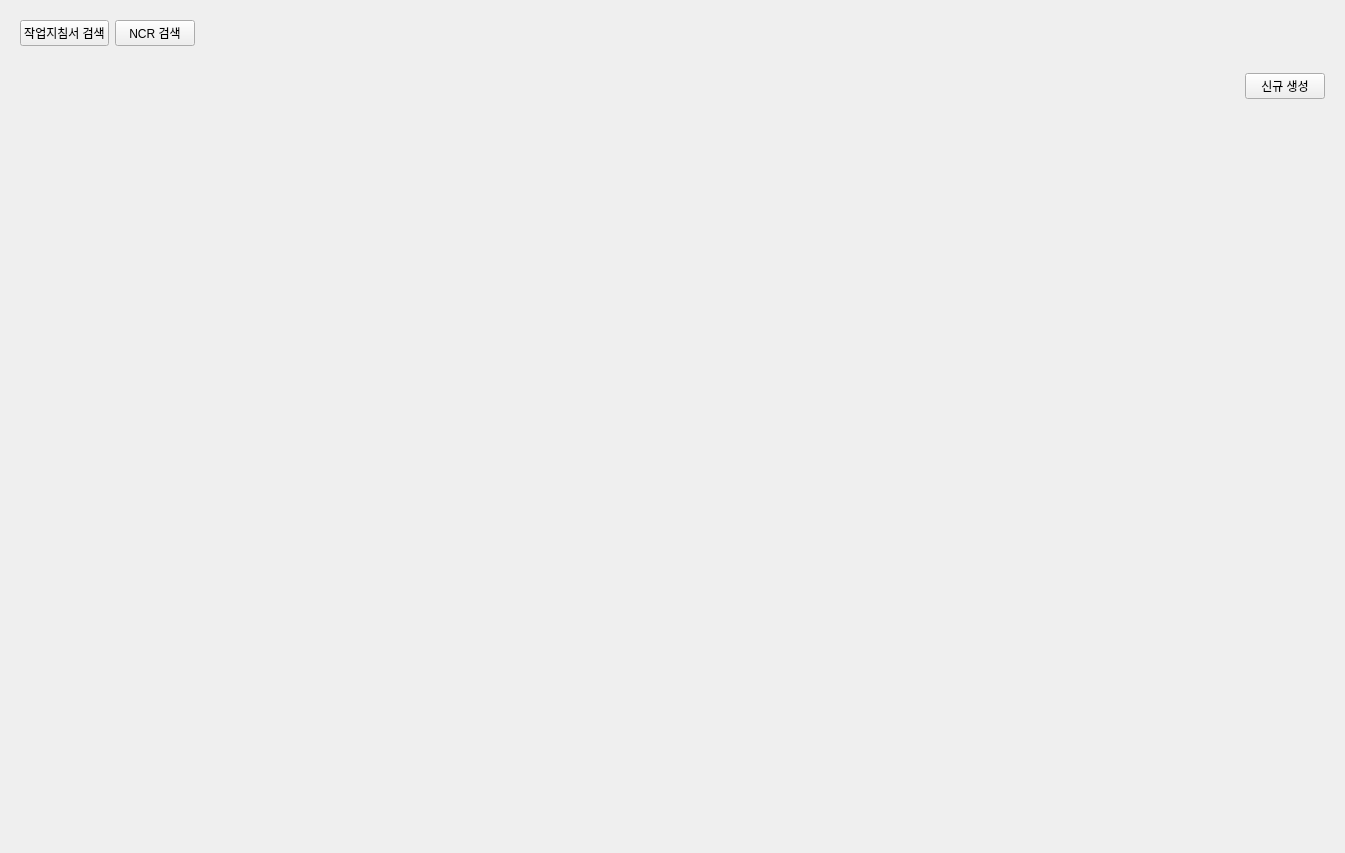
<?xml version="1.0" encoding="UTF-8"?>
<ui version="4.0">
 <class>Form</class>
 <widget class="QWidget" name="Form">
  <property name="geometry">
   <rect>
    <x>0</x>
    <y>0</y>
    <width>1345</width>
    <height>853</height>
   </rect>
  </property>
  <property name="windowTitle">
   <string>Form</string>
  </property>
  <layout class="QVBoxLayout" name="verticalLayout">
   <item>
    <widget class="QFrame" name="frame_PBs_for_branch">
     <property name="sizePolicy">
      <sizepolicy hsizetype="Preferred" vsizetype="Fixed">
       <horstretch>0</horstretch>
       <verstretch>0</verstretch>
      </sizepolicy>
     </property>
     <property name="frameShape">
      <enum>QFrame::NoFrame</enum>
     </property>
     <property name="frameShadow">
      <enum>QFrame::Raised</enum>
     </property>
     <layout class="QHBoxLayout" name="horizontalLayout_2">
      <item>
       <widget class="QPushButton" name="PB_Jakji_branch">
        <property name="text">
         <string>작업지침서 검색</string>
        </property>
       </widget>
      </item>
      <item>
       <widget class="QPushButton" name="PB_NCR_branch">
        <property name="text">
         <string>NCR 검색</string>
        </property>
       </widget>
      </item>
      <item>
       <spacer name="horizontalSpacer_3">
        <property name="orientation">
         <enum>Qt::Horizontal</enum>
        </property>
        <property name="sizeHint" stdset="0">
         <size>
          <width>40</width>
          <height>20</height>
         </size>
        </property>
       </spacer>
      </item>
     </layout>
    </widget>
   </item>
   <item>
    <widget class="Wid_Search_for" name="Wid_Search_for" native="true">
     <property name="sizePolicy">
      <sizepolicy hsizetype="Preferred" vsizetype="Fixed">
       <horstretch>0</horstretch>
       <verstretch>0</verstretch>
      </sizepolicy>
     </property>
    </widget>
   </item>
   <item>
    <widget class="Pagination_for_table" name="wid_pagination" native="true">
     <property name="sizePolicy">
      <sizepolicy hsizetype="Preferred" vsizetype="Fixed">
       <horstretch>0</horstretch>
       <verstretch>0</verstretch>
      </sizepolicy>
     </property>
    </widget>
   </item>
   <item>
    <widget class="QFrame" name="frame">
     <property name="sizePolicy">
      <sizepolicy hsizetype="Preferred" vsizetype="Fixed">
       <horstretch>0</horstretch>
       <verstretch>0</verstretch>
      </sizepolicy>
     </property>
     <property name="frameShape">
      <enum>QFrame::NoFrame</enum>
     </property>
     <property name="frameShadow">
      <enum>QFrame::Raised</enum>
     </property>
     <layout class="QHBoxLayout" name="horizontalLayout">
      <property name="topMargin">
       <number>0</number>
      </property>
      <property name="bottomMargin">
       <number>0</number>
      </property>
      <item>
       <spacer name="horizontalSpacer">
        <property name="orientation">
         <enum>Qt::Horizontal</enum>
        </property>
        <property name="sizeHint" stdset="0">
         <size>
          <width>1220</width>
          <height>20</height>
         </size>
        </property>
       </spacer>
      </item>
      <item>
       <widget class="생산지시서_종류_Selector" name="wid_Jongru" native="true">
        <property name="sizePolicy">
         <sizepolicy hsizetype="Preferred" vsizetype="Fixed">
          <horstretch>0</horstretch>
          <verstretch>0</verstretch>
         </sizepolicy>
        </property>
       </widget>
      </item>
      <item>
       <widget class="QPushButton" name="PB_new">
        <property name="text">
         <string>신규 생성</string>
        </property>
       </widget>
      </item>
     </layout>
    </widget>
   </item>
   <item>
    <widget class="Wid_Table_for_JAMB관리" name="Wid_Table" native="true"/>
   </item>
  </layout>
 </widget>
 <customwidgets>
  <customwidget>
   <class>Wid_Search_for</class>
   <extends>QWidget</extends>
   <header location="global">modules.PyQt.component.search.Wid_search_for</header>
   <container>1</container>
   <slots>
    <signal>singnal_search(dict)</signal>
   </slots>
  </customwidget>
  <customwidget>
   <class>Pagination_for_table</class>
   <extends>QWidget</extends>
   <header location="global">modules.PyQt.component.pagination_for_table</header>
   <container>1</container>
  </customwidget>
  <customwidget>
   <class>생산지시서_종류_Selector</class>
   <extends>QWidget</extends>
   <header>modules.PyQt.component.radio_btns_group</header>
   <container>1</container>
  </customwidget>
  <customwidget>
   <class>Wid_Table_for_JAMB관리</class>
   <extends>QWidget</extends>
   <header>modules.PyQt.Tabs.생산지시.components.tables.생산지시_JAMB관리_Wid_Table</header>
   <container>1</container>
  </customwidget>
 </customwidgets>
 <resources/>
 <connections/>
</ui>
